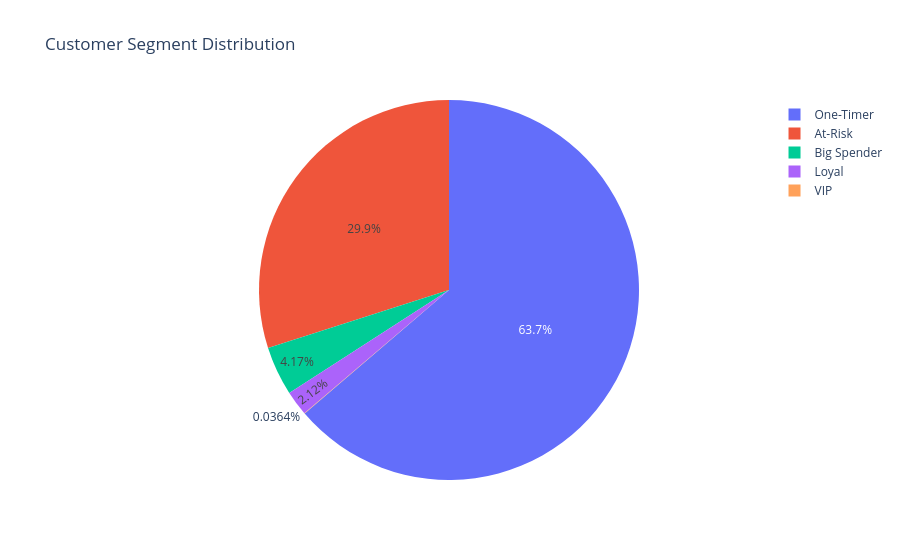
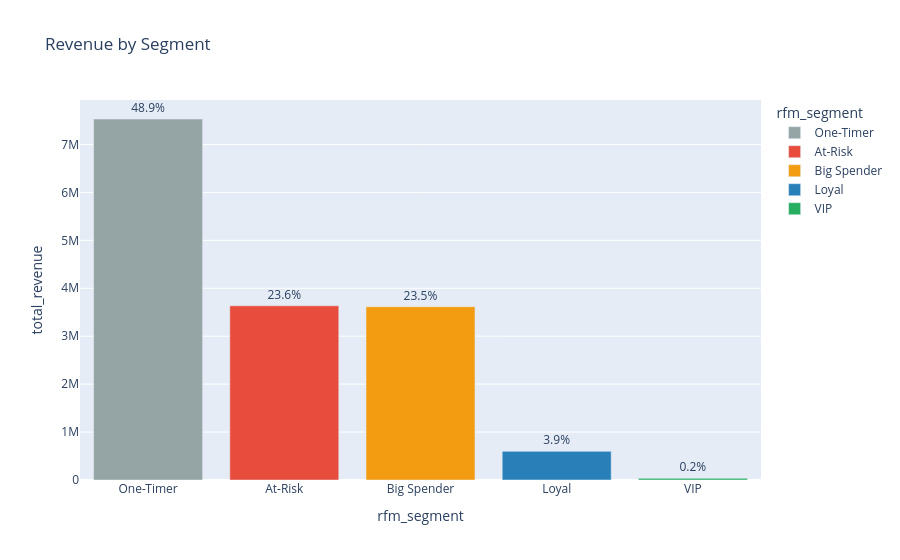

Notebook code for these charts, in order:
### Code cell
colors = {
    "VIP":"#27ae60","Loyal":"#2980b9",
    "Big Spender":"#f39c12","At-Risk":"#e74c3c","One-Timer":"#95a5a6"
}

fig1 = px.pie(df_seg, names="rfm_segment", values="customer_count",
    title="Customer Segment Distribution", color_discrete_map=colors)
fig1.show()
fig1.write_image("../docs/chart_03_rfm_pie.png", width=900, height=600)

fig2 = px.bar(df_seg.sort_values("total_revenue", ascending=False),
    x="rfm_segment", y="total_revenue",
    title="Revenue by Segment", color="rfm_segment",
    color_discrete_map=colors, text="revenue_pct")
fig2.update_traces(texttemplate="%{text}%", textposition="outside")
fig2.show()
fig2.write_image("../docs/chart_03_rfm_revenue.png", width=1000, height=600)
print("Saved RFM charts")

### Figure 1 — Plotly figure (JSON) as saved in the notebook; plotly's stock layout.template omitted (floating-point values rounded to 4 significant figures)
{"data": [{"domain": {"x": [0, 1], "y": [0, 1]}, "hovertemplate": "rfm_segment=%{label}<br>customer_count=%{value}<extra></extra>", "labels": ["VIP", "Big Spender", "Loyal", "At-Risk", "One-Timer"], "legendgroup": "", "name": "", "showlegend": true, "type": "pie", "values": [34, 3896, 1979, 27949, 59500]}], "layout": {"legend": {"tracegroupgap": 0}, "title": {"text": "Customer Segment Distribution"}}}

### Figure 2 — Plotly figure (JSON) as saved in the notebook; plotly's stock layout.template omitted (floating-point values rounded to 4 significant figures)
{"data": [{"hovertemplate": "rfm_segment=%{x}<br>total_revenue=%{y}<br>revenue_pct=%{text}<extra></extra>", "legendgroup": "One-Timer", "marker": {"color": "#95a5a6", "pattern": {"shape": ""}}, "name": "One-Timer", "orientation": "v", "showlegend": true, "text": [48.9], "textposition": "outside", "texttemplate": "%{text}%", "type": "bar", "x": ["One-Timer"], "xaxis": "x", "y": [7532000.0], "yaxis": "y"}, {"hovertemplate": "rfm_segment=%{x}<br>total_revenue=%{y}<br>revenue_pct=%{text}<extra></extra>", "legendgroup": "At-Risk", "marker": {"color": "#e74c3c", "pattern": {"shape": ""}}, "name": "At-Risk", "orientation": "v", "showlegend": true, "text": [23.6], "textposition": "outside", "texttemplate": "%{text}%", "type": "bar", "x": ["At-Risk"], "xaxis": "x", "y": [3633000.0], "yaxis": "y"}, {"hovertemplate": "rfm_segment=%{x}<br>total_revenue=%{y}<br>revenue_pct=%{text}<extra></extra>", "legendgroup": "Big Spender", "marker": {"color": "#f39c12", "pattern": {"shape": ""}}, "name": "Big Spender", "orientation": "v", "showlegend": true, "text": [23.5], "textposition": "outside", "texttemplate": "%{text}%", "type": "bar", "x": ["Big Spender"], "xaxis": "x", "y": [3616000.0], "yaxis": "y"}, {"hovertemplate": "rfm_segment=%{x}<br>total_revenue=%{y}<br>revenue_pct=%{text}<extra></extra>", "legendgroup": "Loyal", "marker": {"color": "#2980b9", "pattern": {"shape": ""}}, "name": "Loyal", "orientation": "v", "showlegend": true, "text": [3.9], "textposition": "outside", "texttemplate": "%{text}%", "type": "bar", "x": ["Loyal"], "xaxis": "x", "y": [597500.0], "yaxis": "y"}, {"hovertemplate": "rfm_segment=%{x}<br>total_revenue=%{y}<br>revenue_pct=%{text}<extra></extra>", "legendgroup": "VIP", "marker": {"color": "#27ae60", "pattern": {"shape": ""}}, "name": "VIP", "orientation": "v", "showlegend": true, "text": [0.2], "textposition": "outside", "texttemplate": "%{text}%", "type": "bar", "x": ["VIP"], "xaxis": "x", "y": [34000.0], "yaxis": "y"}], "layout": {"barmode": "relative", "legend": {"title": {"text": "rfm_segment"}, "tracegroupgap": 0}, "title": {"text": "Revenue by Segment"}, "xaxis": {"anchor": "y", "categoryarray": ["One-Timer", "At-Risk", "Big Spender", "Loyal", "VIP"], "categoryorder": "array", "domain": [0, 1], "title": {"text": "rfm_segment"}}, "yaxis": {"anchor": "x", "domain": [0, 1], "title": {"text": "total_revenue"}}}}
